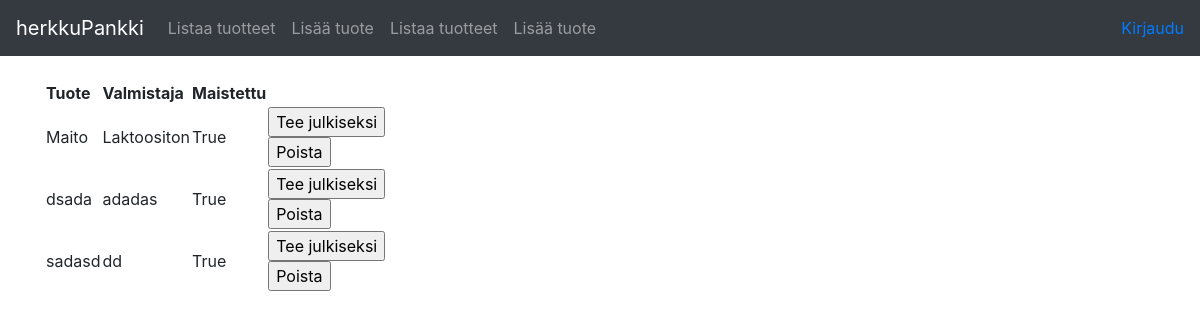
/products/, run on an earlier commit of the app's database.
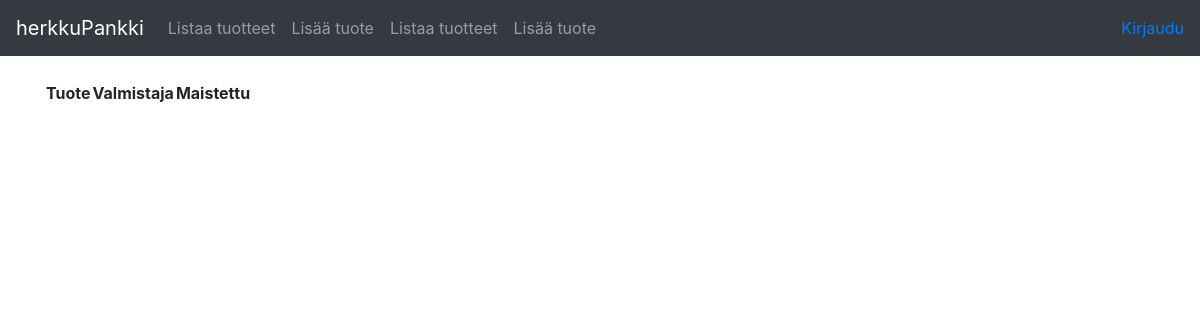
And on a later commit of the database.
### application/products/models.py (models this page shows, shortened)
class Product(Base):
    name = db.Column(db.String(144), nullable=False)
    producer = db.Column(db.String(144), nullable=False)
    public = db.Column(db.Boolean, nullable=False)
    account_id = db.Column(db.Integer, db.ForeignKey('account.id'), nullable=False)

### application/products/views.py (the view)
@app.route("/products/", methods=["GET"])
def products_index():
    return render_template("products/list.html", products = Product.query.all())

### application/templates/products/list.html
{% extends "layout.html" %}
{% block body %}
  <table>
    <tr>
      <th>Tuote</th>
      <th>Valmistaja</th>
      <th>Maistettu</th>
      <th></th>
    </tr>
    {% for product in products %}
    <tr>
      <td>{{ product.name }}</td>
      <td>{{ product.producer }}</td>
      <td>{{ product.public }}</td>
      <td>
	<form method="POST" action="{{ url_for('products_set_public', product_id=product.id) }}">
    <input type="submit" value="Tee julkiseksi"/>
  </form>
  <form method="POST" action="{{ url_for('product_remove', product_id=product.id) }}">
      <input type="submit" value="Poista"/>
  </form>
      </td>
    </tr>
    {% endfor %}
  </table>
{% endblock %}

### application/templates/layout.html (shortened to what this page needs)
<!DOCTYPE html>
<html>
  <head>
    <link rel="stylesheet" href="https://maxcdn.bootstrapcdn.com/bootstrap/4.0.0/css/bootstrap.min.css">
  </head>
  <body>
    <nav class="navbar navbar-expand-md navbar-dark bg-dark mb-4">
<a class="navbar-brand" href="#">herkkuPankki</a>
<div class="collapse navbar-collapse" id="navbarCollapse">
        <ul class="navbar-nav mr-auto">
          <li class="nav-item">
            <a class="nav-link" href="{{ url_for('products_index') }} ">Listaa tuotteet</a>
          </li>
          <li class="nav-item">
            <a class="nav-link" href="{{ url_for('products_form') }} ">Lisää tuote</a>
          </li>
          <li class="nav-item">
              <a class="nav-link" href="{{ url_for('reviews_index') }} ">Listaa tuotteet</a>
            </li>
            <li class="nav-item">
              <a class="nav-link" href="{{ url_for('reviews_form') }} ">Lisää tuote</a>
        </ul>
        <div class="form-inline mt-2 mt-md-0">
    {% if current_user.is_authenticated %}
    <a href="{{ url_for('auth_logout') }}">{{ current_user.name }} -- Kirjaudu ulos</a>
    {% else %}
    <a href="{{ url_for('auth_login') }}">Kirjaudu</a>
    {% endif %}
        </div>
</div>
    </nav>
    <main role="main" class="container">
{% block body %}{% endblock %}
    </main>
  </body>
</html>

What changed in the data, as far as the page shows it:
removed Product: name "Maito", producer "Laktoositon", public "True"
removed Product: name "dsada", producer "adadas", public "True"
removed Product: name "sadasd", producer "dd", public "True"
